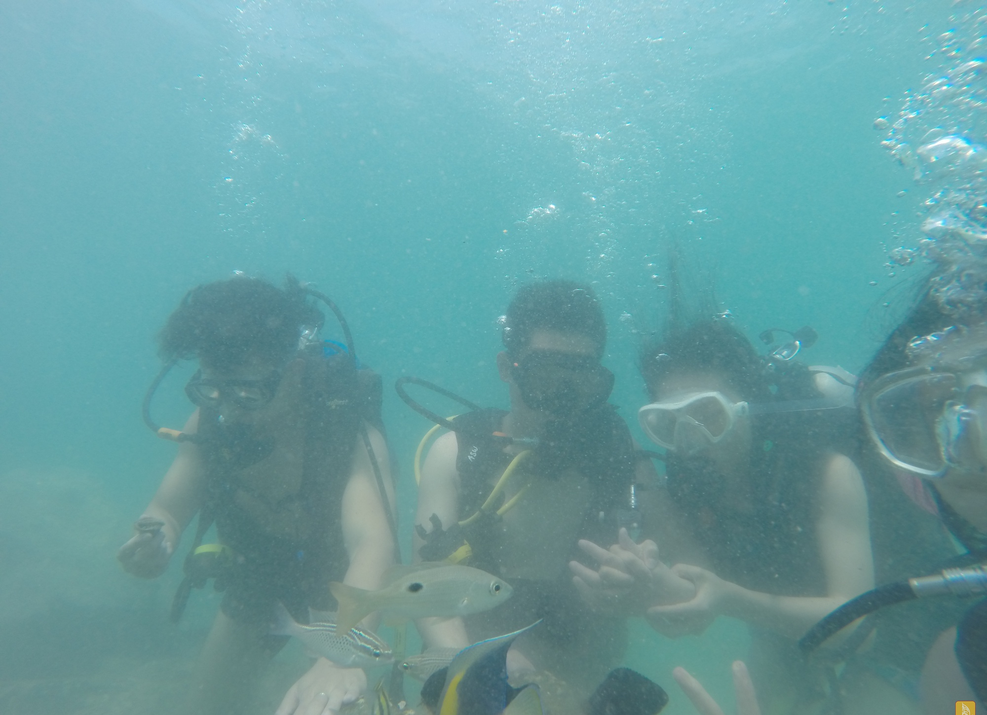
%> input picture 112_img_.png, 987 x 715 px, shrunk from 2000 x 1450 before the run
$ octave --eval "result = applyCLAHE(imread('112_img_.png'));"   (GNU Octave 9; MATLAB toolbox functions it lacks are replaced by stand-ins)
%> lines starting %> are read from the running program, lines starting %| are printed output that depends on the picture
function output = applyCLAHE(img)
%APPLYCLAHE CLAHE in LAB space with controlled saturation.

    lab = rgb2lab(img);
%> lab: size 715x987x3 double; mean of channels 1, 2, 3 61.9, -16.5, -7
    L   = lab(:,:,1) / 100;
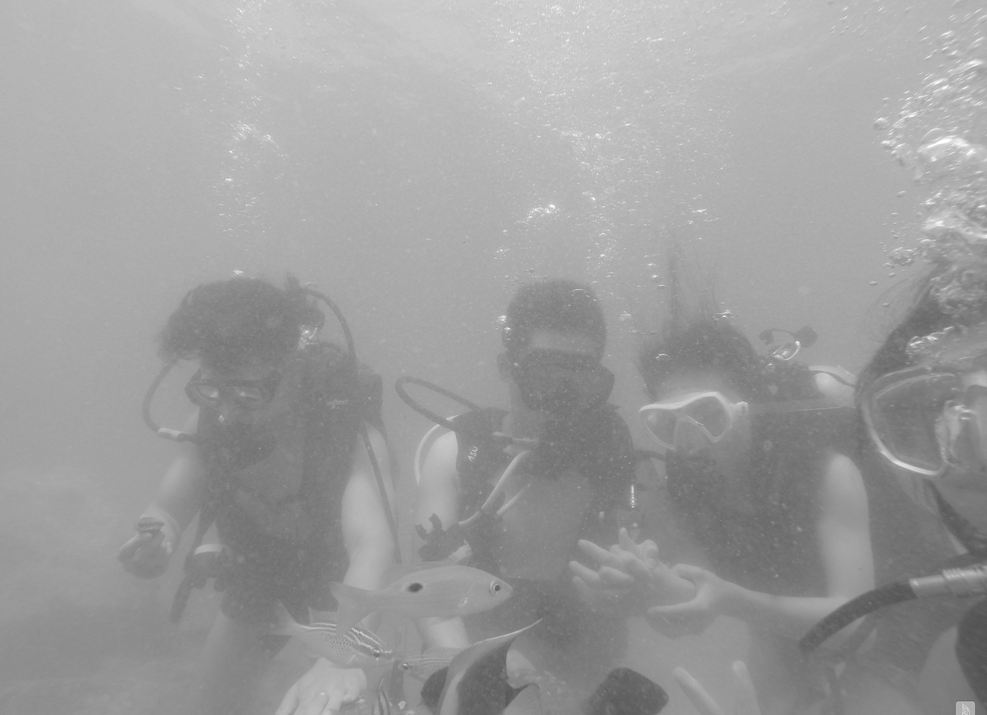
%> L: size 715x987 double; min 0.318, max 1, mean 0.619

    L_clahe = adapthisteq(L, ...
        'ClipLimit',    0.008, ...   % ? lower = prevents washed-out look
        'Distribution', 'uniform', ... % ? better for already-bright images
        'NumTiles',     [8 8]);
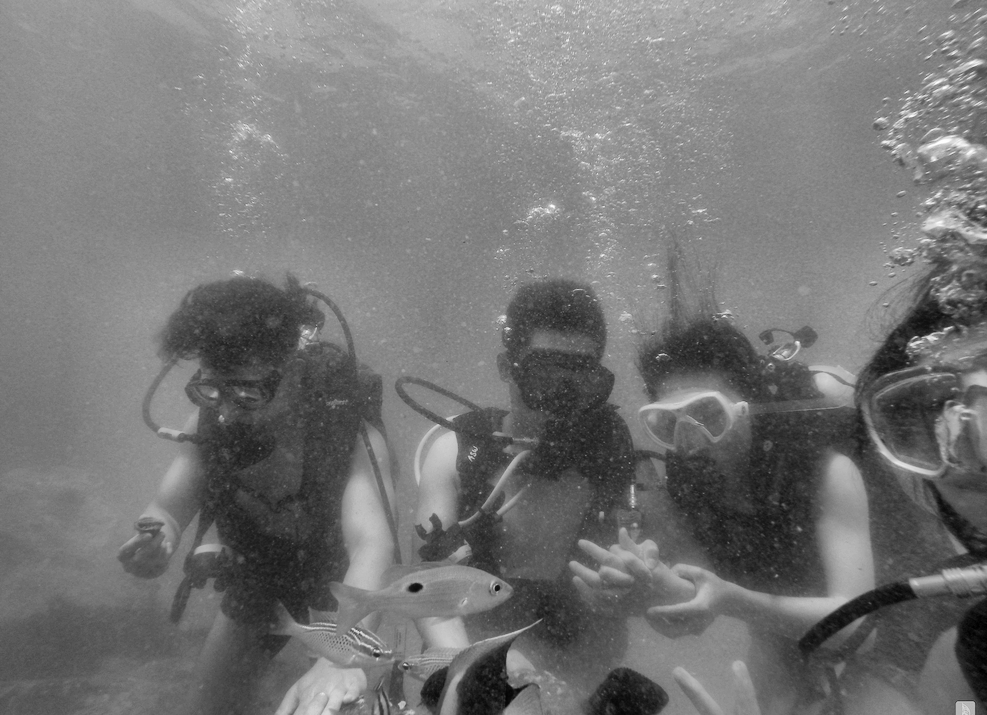
%> L_clahe: size 715x987 double; min 0, max 1, mean 0.462

    lab(:,:,1) = L_clahe * 100;
%> lab: size 715x987x3 double; mean of channels 1, 2, 3 46.2, -16.5, -7

    % Saturation boost - restore colors lost underwater
    lab(:,:,2) = lab(:,:,2) * 1.20;
%> lab: size 715x987x3 double; mean of channels 1, 2, 3 46.2, -19.8, -7
    lab(:,:,3) = lab(:,:,3) * 1.20;
%> lab: size 715x987x3 double; mean of channels 1, 2, 3 46.2, -19.8, -8.3

    output = lab2rgb(lab);
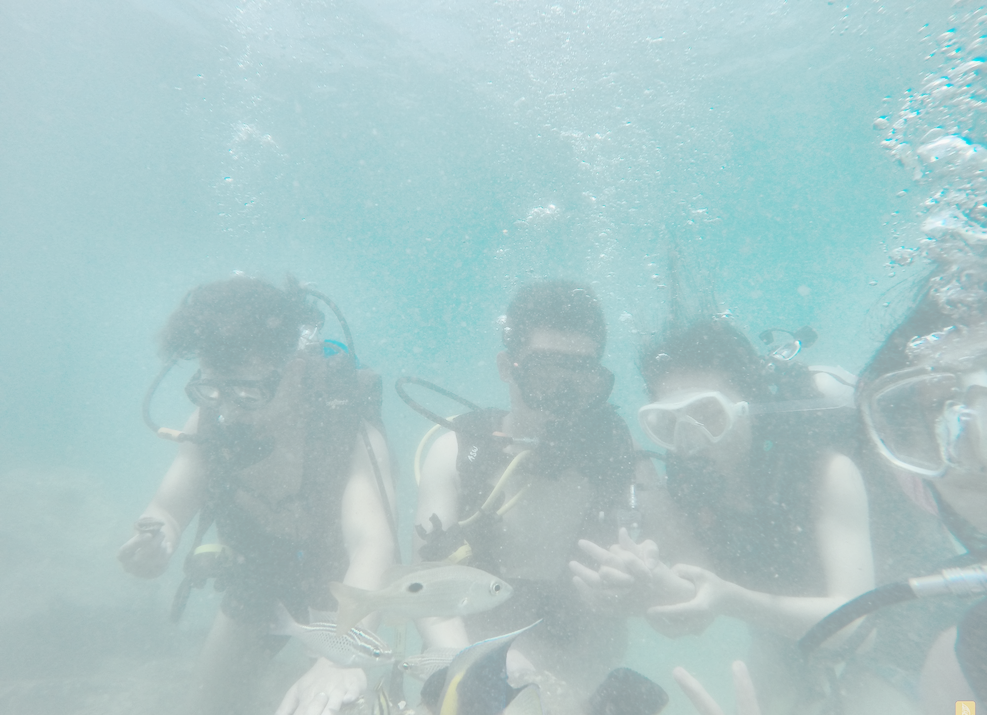
%> output: size 715x987x3 double; mean R, G, B 0.176, 0.472, 0.487; drawn with min black and max white
    output = min(max(output, 0), 1);
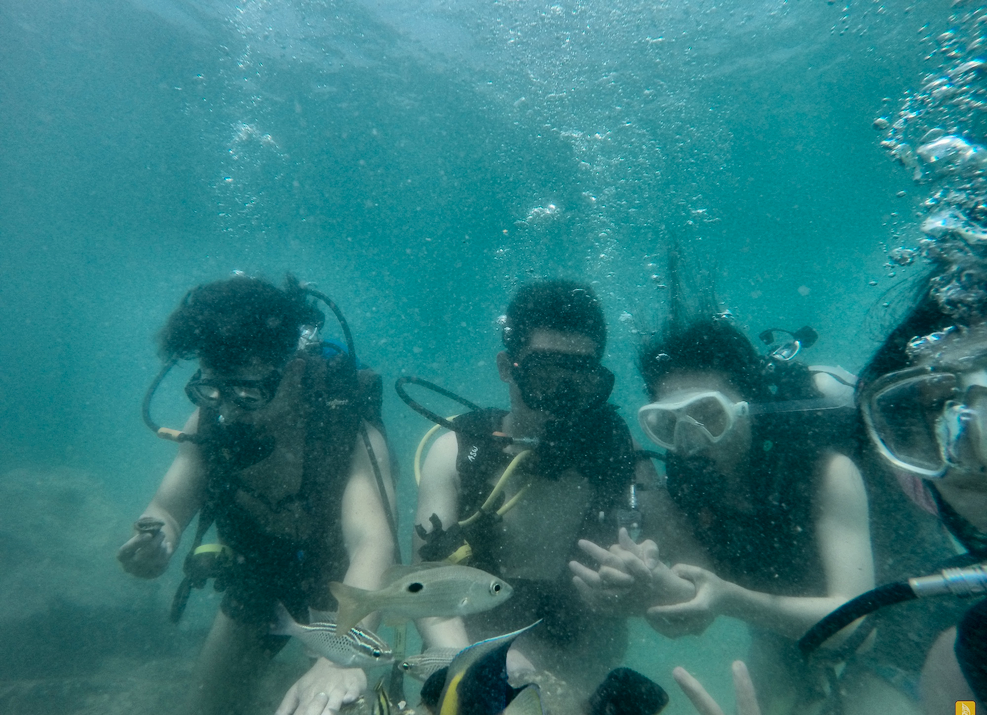
%> output: size 715x987x3 double; mean R, G, B 0.187, 0.472, 0.487
    fprintf('CLAHE applied\n');
end
